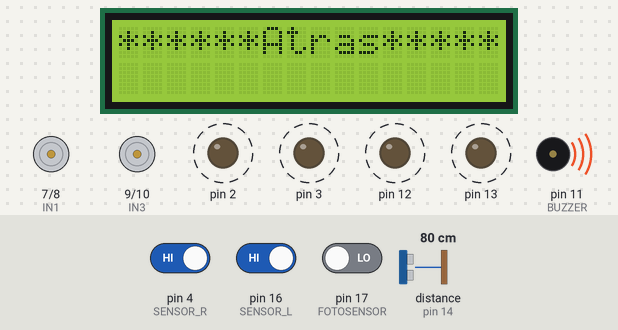
This sketch was run on a simulated Arduino Uno, built with avr-gcc and run on an emulated ATmega328P. On the bench: 16×2 character LCD, motor-driver pin pairs drawn as motors (green arrow = first pin HIGH = forward, orange = second pin HIGH = backward, longer = more drive, scaled by the enable pin), output pins drawn as LEDs (lit = HIGH), buzzer (waves = sounding, pin HIGH). Dashed ring = blinking. Inputs (shaded band) come from the test bench; at power-on: distance to the obstacle (sensor on pin 14) 80 cm, pin 4 (SENSOR_R) HIGH, pin 16 (SENSOR_L) HIGH, pin 17 (FOTOSENSOR) LOW. The echo pulse lasts 58.3 µs per cm.

Above: at 4.06 s.
4.1 s: distance to the obstacle (sensor on pin 14) set to 53 cm
6.4 s: distance to the obstacle (sensor on pin 14) set to 47 cm
At 8.2 s:
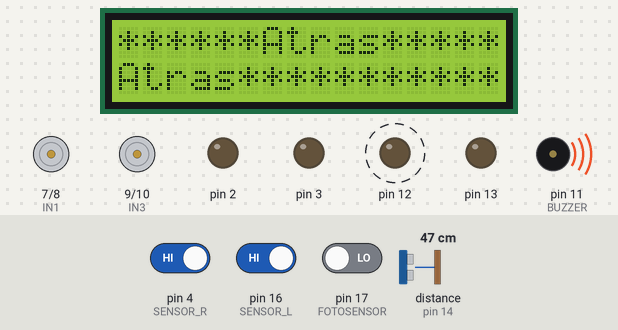
8.4 s: distance to the obstacle (sensor on pin 14) set to 28 cm
12.6 s: distance to the obstacle (sensor on pin 14) set to 24 cm
At 14.1 s:
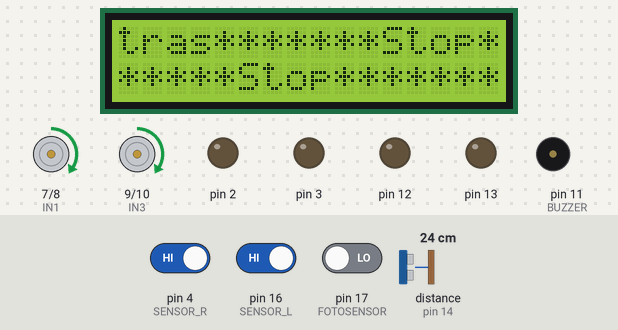
15.7 s: distance to the obstacle (sensor on pin 14) set to 35 cm
At 17.2 s:
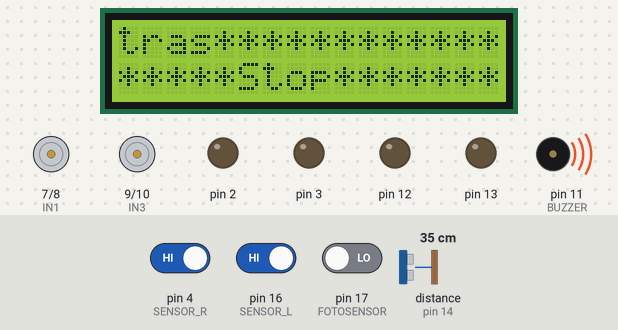
18.9 s: distance to the obstacle (sensor on pin 14) set to 250 cm
At 21.99 s:
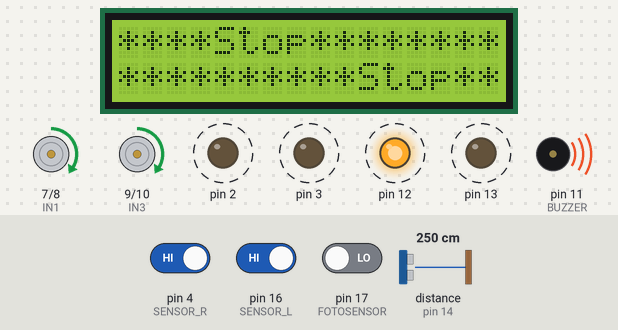
Timing chart, 0 to 25.9 s (numbered marks = the images above; inputs shaded):
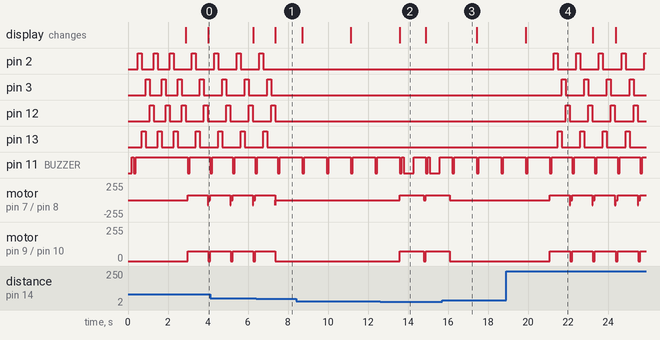

Measured:
- the behaviour switches between 50 and 49 cm on distance to the obstacle (sensor on pin 14) (found by bisection; images 0 and 1)
- the behaviour switches between 26 and 25 cm on distance to the obstacle (sensor on pin 14) (found by bisection; images 1 and 2)
- after the input at 6.4 s, pin 2: goes on until 6.8 s, then stays LOW; pin 13: goes on until 7.0 s, then stays LOW; motor on pin 7 (IN1) / pin 8 (IN2), motor on pin 9 (IN3) / pin 10 (IN4): goes on until 7.4 s, then stays stopped
- after the input at 12.6 s, motor on pin 7 (IN1) / pin 8 (IN2), motor on pin 9 (IN3) / pin 10 (IN4): stopped → forward 75/255 after 0.98 s, → stopped 1.2 s later, → forward 75/255 0.12 s later; the display: changes after 0.98 s (image 2)
- after the input at 15.7 s, motor on pin 7 (IN1) / pin 8 (IN2), motor on pin 9 (IN3) / pin 10 (IN4): goes on until 16.1 s, then stays stopped
- after the input at 18.9 s, pin 2: alternates HIGH for 0.20 s and LOW for 0.93 s, starting after 2.4 s; pin 3: alternates HIGH for 0.20 s and LOW for 0.93 s, starting after 2.8 s
- by itself, pin 2, pin 3, pin 12, pin 13: alternates HIGH for 0.20 s and LOW for 0.92 s
- by itself, pin 11 (BUZZER): alternates HIGH for 1.0 s and LOW for 0.10 s

The sketch:

Smart2car_basic.ino
```cpp
/* Project: Smart2car */
/* Author: Jordi Rodriguez */

// Define ultrasonidos HC-SR04
#include <NewPing.h>
NewPing sonar (15, 14);

// Define LCD
#include <Wire.h>
#include <LiquidCrystal_I2C.h>
LiquidCrystal_I2C lcd (0x27, 16, 2);

// Definir Pinout:

// ECHO_PIN = 14; // = A0
// TRIGGER_PIN = 15; // =A1

byte SENSOR_L = 16; // = A2
byte SENSOR_R = 4;

byte FOTOSENSOR = 17; // = A3

// I2C_LCD_SDA = A4;
// I2C_LCD_SCL = A5;

byte WHITE_R = 2;
byte WHITE_L = 13;
byte RED_R = 3;
byte RED_L = 12;

byte ENB = 5;
byte IN3 = 9;
byte IN4 = 10;

byte ENA = 6;
byte IN1 = 7;
byte IN2 = 8;

byte BUZZER = 11;

// Definir Constants:

const int STOP_DISTANCE = 50; // Distancia de obstáculo para permanecer parado
const int ATRAS_DISTANCE = 25; // Distancia de obstáculo para retroceder
const int Velocidad = 150;    // Velocidad máxima para motores
int Sensor_left = 0;
int Sensor_right = 0;
int Sensor_front = 0;
int Sensor_luz = 0;


void setup() {
  lcd.begin();
  lcd.clear();
  lcd.setCursor (0,0);
  lcd.print("****Smart2car****");

  Buzzer_init();
  Buzzer(2,100,100);

  Led_init(WHITE_R);
  Led_init(WHITE_L);
  Led_init(RED_R);
  Led_init(RED_L);
  for (byte i=0; i<3; i++){
    Led_wheel();
  }

  pinMode(SENSOR_L, INPUT);
  pinMode(SENSOR_R, INPUT);

  Motores_init();

  lcd.clear();
  lcd.setCursor (0,0);
}


void loop() {
  Lectura_sensores();
  Luces();
  Distancia();
  Linea();
}


// Funciones para Buzzer:

void Buzzer_init(){
  pinMode (BUZZER, OUTPUT);
  digitalWrite (BUZZER, HIGH);
}

void Buzzer (uint8_t numero, unsigned int tiempo, unsigned int silencio){
  for (uint8_t i=0; i<numero; i++){
    digitalWrite (BUZZER, LOW);
    delay (tiempo);
    digitalWrite (BUZZER, HIGH);
    delay (silencio);
  }
}

// Funciones para leds:

void Led_init (uint8_t LED_PIN){
  pinMode (LED_PIN, OUTPUT);
  digitalWrite (LED_PIN, LOW);
}

void LightOn (uint8_t LED_PIN){
  digitalWrite (LED_PIN, HIGH);
}

void LightOff (uint8_t LED_PIN){
  digitalWrite (LED_PIN, LOW);
}

void Parpadeo (uint8_t LED_PIN){
  LightOn (LED_PIN);
  delay(200);
  LightOff (LED_PIN);
}

void Led_wheel (){
  Parpadeo (WHITE_R);
  Parpadeo (WHITE_L);
  Parpadeo (RED_R);
  Parpadeo (RED_L);
}

// Funciones para motores:

void Motores_init(){
  pinMode (IN1, OUTPUT);
  pinMode (IN2, OUTPUT);
  pinMode (ENA, OUTPUT);
  pinMode (ENB, OUTPUT);
  pinMode (IN3, OUTPUT);
  pinMode (IN4, OUTPUT);
}

void Para (int tiempo){
  analogWrite (ENA, 0);
  digitalWrite (IN1, LOW);
  digitalWrite (IN2, LOW);
  analogWrite (ENB, 0);
  digitalWrite (IN3, LOW);
  digitalWrite (IN4, LOW);
  delay (tiempo);
}

void Stop (){
  analogWrite (ENA, 0);
  digitalWrite (IN1, LOW);
  digitalWrite (IN2, LOW);
  analogWrite (ENB, 0);
  digitalWrite (IN3, LOW);
  digitalWrite (IN4, LOW);
}

void Avanza(){
  analogWrite (ENA, Velocidad);
  digitalWrite (IN1, LOW);
  digitalWrite (IN2, HIGH);
  analogWrite (ENB, Velocidad);
  digitalWrite (IN3, LOW);
  digitalWrite (IN4, HIGH);
}

void Retrocede(){
  analogWrite (ENA, Velocidad/2);
  digitalWrite (IN1, HIGH);
  digitalWrite (IN2, LOW);
  analogWrite (ENB, Velocidad/2);
  digitalWrite (IN3, HIGH);
  digitalWrite (IN4, LOW);
  Buzzer (1, 100, 100);
}

void Izquierda(){
  analogWrite (ENA, Velocidad);
  digitalWrite (IN1, LOW);
  digitalWrite (IN2, HIGH);
  analogWrite (ENB, 0);
  digitalWrite (IN3, HIGH);
  digitalWrite (IN4, LOW);
}

void Derecha(){
  analogWrite (ENA, Velocidad);
  digitalWrite (IN1, HIGH);
  digitalWrite (IN2, LOW);
  analogWrite (ENB, 0);
  digitalWrite (IN3, LOW);
  digitalWrite (IN4, HIGH);
}

void Gira_izquierda(){
  analogWrite (ENA, Velocidad/2);
  digitalWrite (IN1, LOW);
  digitalWrite (IN2, HIGH);
  analogWrite (ENB, Velocidad/2);
  digitalWrite (IN3, HIGH);
  digitalWrite (IN4, LOW);
}

void Gira_derecha(){
  analogWrite (ENA, Velocidad/2);
  digitalWrite (IN1, HIGH);
  digitalWrite (IN2, LOW);
  analogWrite (ENB, Velocidad/2);
  digitalWrite (IN3, LOW);
  digitalWrite (IN4, HIGH);
}

// Función para lectura de todos los sensores:

void Lectura_sensores() {
  Sensor_left = digitalRead(SENSOR_L);
  Sensor_right = digitalRead(SENSOR_R);

  Sensor_front = sonar.ping_cm();

  Sensor_luz = digitalRead(FOTOSENSOR);
}

// Enciende luces en la oscuridad

void Luces() {
  if (Sensor_luz == HIGH){
    LightOn(WHITE_R);
    LightOn(WHITE_L);
    LightOn(RED_R);
    LightOn(RED_L);
  }
  else {
    LightOff(WHITE_R);
    LightOff(WHITE_L);
    LightOff(RED_R);
    LightOff(RED_L);
  }
}

// Para o retrocede según obstáculos

void Distancia() {

  while (Sensor_front<=STOP_DISTANCE){
    Para(100);
    Sensor_front = sonar.ping_cm();

    /* Retrocede si tiene un obstáculo cerca */
    if (Sensor_front<=ATRAS_DISTANCE) {
      lcd.print("******Atras******");
      Retrocede();
      Buzzer(1,500,500);
    }

    /* Se mantiene parado si tiene un obstáculo delante */
    else {

      lcd.print("******Stop*******");
      Stop();
      Buzzer(1,100,1000);
    }
  }
}

// Decisiones de movimiento en función de los sensores de suelo:
void Linea() {
  if (Sensor_left == 0 && Sensor_right == 0){
    Avanza();
    lcd.print("*****Avanza******");

  }
  if (Sensor_left == 0 && Sensor_right == 1){
    Para(100);
    Retrocede();
    Izquierda();
    lcd.print("****Izquierda****");
  }
  if (Sensor_left == 1 && Sensor_right == 0){
    Para(100);
    Retrocede();
    Derecha();
    lcd.print("****Derecha******");
  }

  if (Sensor_left == 1 && Sensor_right == 1){
    Para(100);
    Retrocede();
    Led_wheel();
    Gira_izquierda();
    lcd.print("******Atras******");
  }
}
```
